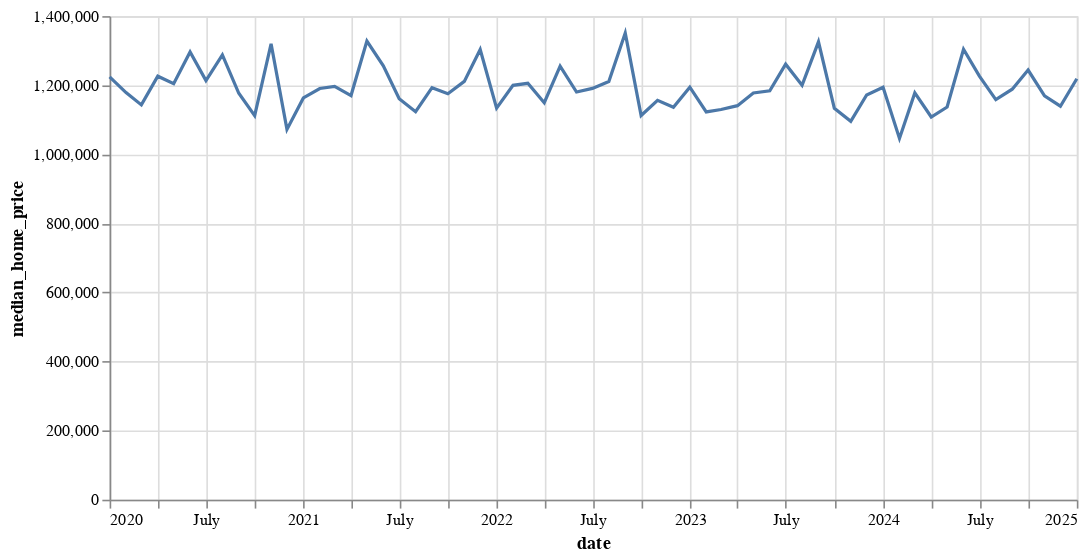

Notebook code cell kept with this figure:
### Code cell
# 8.1 Line chart of median_home_price over time for a chosen city
chosen_city = "Vancouver"  # you may change
data_city = filled[filled['city']==chosen_city]  # TODO
line_chart = alt.Chart(data_city).mark_line().encode(
    x="date:T",
    y="median_home_price:Q",
    tooltip=["date","median_home_price"]
).properties(width=600, height=300)
line_chart

### Figure 1 — Vega-Lite specification as saved in the notebook (floating-point values rounded to 4 significant figures)
{"config": {"view": {"continuousWidth": 300, "continuousHeight": 300}}, "data": {"name": "data-b4206f388a4a6f2db94bd897f58473c6"}, "mark": {"type": "line"}, "encoding": {"tooltip": [{"field": "date", "type": "temporal"}, {"field": "median_home_price", "type": "quantitative"}], "x": {"field": "date", "type": "temporal"}, "y": {"field": "median_home_price", "type": "quantitative"}}, "height": 300, "width": 600, "$schema": "https://vega.github.io/schema/vega-lite/v5.20.1.json", "datasets": {"data-b4206f388a4a6f2db94bd897f58473c6": [{"city": "Vancouver", "date": "2021-05-01T00:00:00", "population_k": 585.5, "median_home_price": 1328000.0, "unemployment_rate": 4.768, "province": "BC", "price_per_capita": 2.268}, {"city": "Vancouver", "date": "2022-09-01T00:00:00", "population_k": 604.6, "median_home_price": 1351000.0, "unemployment_rate": 8.815, "province": "BC", "price_per_capita": 2.235}, {"city": "Vancouver", "date": "2023-09-01T00:00:00", "population_k": 598.1, "median_home_price": 1326000.0, "unemployment_rate": 8.36, "province": "BC", "price_per_capita": 2.216}, {"city": "Vancouver", "date": "2020-04-01T00:00:00", "population_k": 565.5, "median_home_price": 1226000.0, "unemployment_rate": 6.357, "province": "BC", "price_per_capita": 2.168}, {"city": "Vancouver", "date": "2020-06-01T00:00:00", "population_k": 600.4, "median_home_price": 1296000.0, "unemployment_rate": 5.641, "province": "BC", "price_per_capita": 2.159}, {"city": "Vancouver", "date": "2021-06-01T00:00:00", "population_k": 581.9, "median_home_price": 1256000.0, "unemployment_rate": 6.577, "province": "BC", "price_per_capita": 2.158}, {"city": "Vancouver", "date": "2020-11-01T00:00:00", "population_k": 616.8, "median_home_price": 1320000.0, "unemployment_rate": 10.37, "province": "BC", "price_per_capita": 2.14}, {"city": "Vancouver", "date": "2024-06-01T00:00:00", "population_k": 611.7, "median_home_price": 1304000.0, "unemployment_rate": 7.766, "province": "BC", "price_per_capita": 2.132}, {"city": "Vancouver", "date": "2020-08-01T00:00:00", "population_k": 607.1, "median_home_price": 1288000.0, "unemployment_rate": 4.217, "province": "BC", "price_per_capita": 2.121}, {"city": "Vancouver", "date": "2022-05-01T00:00:00", "population_k": 593.3, "median_home_price": 1255000.0, "unemployment_rate": 4.01, "province": "BC", "price_per_capita": 2.115}, {"city": "Vancouver", "date": "2020-01-01T00:00:00", "population_k": 580.1, "median_home_price": 1224000.0, "unemployment_rate": 4.642, "province": "BC", "price_per_capita": 2.11}, {"city": "Vancouver", "date": "2020-05-01T00:00:00", "population_k": 571.1, "median_home_price": 1204000.0, "unemployment_rate": 5.206, "province": "BC", "price_per_capita": 2.109}, {"city": "Vancouver", "date": "2025-01-01T00:00:00", "population_k": 586.6, "median_home_price": 1219000.0, "unemployment_rate": 7.733, "province": "BC", "price_per_capita": 2.078}, {"city": "Vancouver", "date": "2023-07-01T00:00:00", "population_k": 609.4, "median_home_price": 1261000.0, "unemployment_rate": 6.233, "province": "BC", "price_per_capita": 2.069}, {"city": "Vancouver", "date": "2021-12-01T00:00:00", "population_k": 633.0, "median_home_price": 1303000.0, "unemployment_rate": 5.731, "province": "BC", "price_per_capita": 2.059}, {"city": "Vancouver", "date": "2023-12-01T00:00:00", "population_k": 577.8, "median_home_price": 1172000.0, "unemployment_rate": 6.396, "province": "BC", "price_per_capita": 2.028}, {"city": "Vancouver", "date": "2021-03-01T00:00:00", "population_k": 590.3, "median_home_price": 1197000.0, "unemployment_rate": 8.652, "province": "BC", "price_per_capita": 2.027}, {"city": "Vancouver", "date": "2024-11-01T00:00:00", "population_k": 576.6, "median_home_price": 1169000.0, "unemployment_rate": 8.267, "province": "BC", "price_per_capita": 2.027}, {"city": "Vancouver", "date": "2022-02-01T00:00:00", "population_k": 592.1, "median_home_price": 1200000.0, "unemployment_rate": 6.065, "province": "BC", "price_per_capita": 2.026}, {"city": "Vancouver", "date": "2020-09-01T00:00:00", "population_k": 581.5, "median_home_price": 1177000.0, "unemployment_rate": 3.935, "province": "BC", "price_per_capita": 2.023}, {"city": "Vancouver", "date": "2020-07-01T00:00:00", "population_k": 603.6, "median_home_price": 1213000.0, "unemployment_rate": 8.039, "province": "BC", "price_per_capita": 2.01}, {"city": "Vancouver", "date": "2024-01-01T00:00:00", "population_k": 594.2, "median_home_price": 1194000.0, "unemployment_rate": 5.622, "province": "BC", "price_per_capita": 2.009}, {"city": "Vancouver", "date": "2022-08-01T00:00:00", "population_k": 604.8, "median_home_price": 1211000.0, "unemployment_rate": 4.373, "province": "BC", "price_per_capita": 2.002}, {"city": "Vancouver", "date": "2022-06-01T00:00:00", "population_k": 590.3, "median_home_price": 1180000.0, "unemployment_rate": 7.504, "province": "BC", "price_per_capita": 2.0}, {"city": "Vancouver", "date": "2023-08-01T00:00:00", "population_k": 601.1, "median_home_price": 1200000.0, "unemployment_rate": 6.065, "province": "BC", "price_per_capita": 1.996}, {"city": "Vancouver", "date": "2023-06-01T00:00:00", "population_k": 595.2, "median_home_price": 1184000.0, "unemployment_rate": 6.348, "province": "BC", "price_per_capita": 1.989}, {"city": "Vancouver", "date": "2021-09-01T00:00:00", "population_k": 603.2, "median_home_price": 1193000.0, "unemployment_rate": 6.429, "province": "BC", "price_per_capita": 1.978}, {"city": "Vancouver", "date": "2021-02-01T00:00:00", "population_k": 603.1, "median_home_price": 1190000.0, "unemployment_rate": 4.447, "province": "BC", "price_per_capita": 1.974}, {"city": "Vancouver", "date": "2021-01-01T00:00:00", "population_k": 591.7, "median_home_price": 1163000.0, "unemployment_rate": 5.789, "province": "BC", "price_per_capita": 1.966}, {"city": "Vancouver", "date": "2024-10-01T00:00:00", "population_k": 636.4, "median_home_price": 1244000.0, "unemployment_rate": 3.642, "province": "BC", "price_per_capita": 1.955}, {"city": "Vancouver", "date": "2021-08-01T00:00:00", "population_k": 575.5, "median_home_price": 1123000.0, "unemployment_rate": 6.259, "province": "BC", "price_per_capita": 1.952}, {"city": "Vancouver", "date": "2021-10-01T00:00:00", "population_k": 604.4, "median_home_price": 1175000.0, "unemployment_rate": 7.659, "province": "BC", "price_per_capita": 1.945}, {"city": "Vancouver", "date": "2024-12-01T00:00:00", "population_k": 586.0, "median_home_price": 1139000.0, "unemployment_rate": 6.049, "province": "BC", "price_per_capita": 1.944}, {"city": "Vancouver", "date": "2024-03-01T00:00:00", "population_k": 605.9, "median_home_price": 1178000.0, "unemployment_rate": 3.365, "province": "BC", "price_per_capita": 1.944}, {"city": "Vancouver", "date": "2023-10-01T00:00:00", "population_k": 584.7, "median_home_price": 1133000.0, "unemployment_rate": 7.787, "province": "BC", "price_per_capita": 1.938}, {"city": "Vancouver", "date": "2021-07-01T00:00:00", "population_k": 599.2, "median_home_price": 1161000.0, "unemployment_rate": 6.065, "province": "BC", "price_per_capita": 1.937}, {"city": "Vancouver", "date": "2023-05-01T00:00:00", "population_k": 608.7, "median_home_price": 1177000.0, "unemployment_rate": 5.799, "province": "BC", "price_per_capita": 1.934}, {"city": "Vancouver", "date": "2024-07-01T00:00:00", "population_k": 634.9, "median_home_price": 1226000.0, "unemployment_rate": 7.242, "province": "BC", "price_per_capita": 1.932}, {"city": "Vancouver", "date": "2024-09-01T00:00:00", "population_k": 615.6, "median_home_price": 1189000.0, "unemployment_rate": 7.757, "province": "BC", "price_per_capita": 1.931}, {"city": "Vancouver", "date": "2024-08-01T00:00:00", "population_k": 601.3, "median_home_price": 1158000.0, "unemployment_rate": 7.484, "province": "BC", "price_per_capita": 1.926}, {"city": "Vancouver", "date": "2021-11-01T00:00:00", "population_k": 630.7, "median_home_price": 1211000.0, "unemployment_rate": 4.163, "province": "BC", "price_per_capita": 1.92}, {"city": "Vancouver", "date": "2022-03-01T00:00:00", "population_k": 628.1, "median_home_price": 1205000.0, "unemployment_rate": 6.966, "province": "BC", "price_per_capita": 1.919}, {"city": "Vancouver", "date": "2022-04-01T00:00:00", "population_k": 599.0, "median_home_price": 1149000.0, "unemployment_rate": 4.172, "province": "BC", "price_per_capita": 1.919}, {"city": "Vancouver", "date": "2023-01-01T00:00:00", "population_k": 622.5, "median_home_price": 1194000.0, "unemployment_rate": 3.363, "province": "BC", "price_per_capita": 1.919}, {"city": "Vancouver", "date": "2020-03-01T00:00:00", "population_k": 595.9, "median_home_price": 1143000.0, "unemployment_rate": 5.491, "province": "BC", "price_per_capita": 1.918}, {"city": "Vancouver", "date": "2022-12-01T00:00:00", "population_k": 596.7, "median_home_price": 1136000.0, "unemployment_rate": 5.206, "province": "BC", "price_per_capita": 1.904}, {"city": "Vancouver", "date": "2022-07-01T00:00:00", "population_k": 626.7, "median_home_price": 1191000.0, "unemployment_rate": 6.065, "province": "BC", "price_per_capita": 1.9}, {"city": "Vancouver", "date": "2024-05-01T00:00:00", "population_k": 598.8, "median_home_price": 1137000.0, "unemployment_rate": 5.498, "province": "BC", "price_per_capita": 1.899}, {"city": "Vancouver", "date": "2021-04-01T00:00:00", "population_k": 619.7, "median_home_price": 1170000.0, "unemployment_rate": 6.065, "province": "BC", "price_per_capita": 1.888}, {"city": "Vancouver", "date": "2020-02-01T00:00:00", "population_k": 626.0, "median_home_price": 1179000.0, "unemployment_rate": 7.106, "province": "BC", "price_per_capita": 1.883}, {"city": "Vancouver", "date": "2022-10-01T00:00:00", "population_k": 594.3, "median_home_price": 1112000.0, "unemployment_rate": 6.065, "province": "BC", "price_per_capita": 1.871}, {"city": "Vancouver", "date": "2020-10-01T00:00:00", "population_k": 595.6, "median_home_price": 1112000.0, "unemployment_rate": 4.477, "province": "BC", "price_per_capita": 1.867}, {"city": "Vancouver", "date": "2022-11-01T00:00:00", "population_k": 624.1, "median_home_price": 1156000.0, "unemployment_rate": 5.019, "province": "BC", "price_per_capita": 1.853}, {"city": "Vancouver", "date": "2020-12-01T00:00:00", "population_k": 580.2, "median_home_price": 1072000.0, "unemployment_rate": 6.402, "province": "BC", "price_per_capita": 1.848}, {"city": "Vancouver", "date": "2022-01-01T00:00:00", "population_k": 629.2, "median_home_price": 1134000.0, "unemployment_rate": 4.658, "province": "BC", "price_per_capita": 1.802}, {"city": "Vancouver", "date": "2023-04-01T00:00:00", "population_k": 634.6, "median_home_price": 1141000.0, "unemployment_rate": 5.632, "province": "BC", "price_per_capita": 1.798}, {"city": "Vancouver", "date": "2023-11-01T00:00:00", "population_k": 609.6, "median_home_price": 1095000.0, "unemployment_rate": 7.391, "province": "BC", "price_per_capita": 1.797}, {"city": "Vancouver", "date": "2023-02-01T00:00:00", "population_k": 642.6, "median_home_price": 1123000.0, "unemployment_rate": 4.355, "province": "BC", "price_per_capita": 1.747}, {"city": "Vancouver", "date": "2024-04-01T00:00:00", "population_k": 634.5, "median_home_price": 1108000.0, "unemployment_rate": 7.296, "province": "BC", "price_per_capita": 1.746}, {"city": "Vancouver", "date": "2023-03-01T00:00:00", "population_k": 658.1, "median_home_price": 1130000.0, "unemployment_rate": 5.448, "province": "BC", "price_per_capita": 1.717}, {"city": "Vancouver", "date": "2024-02-01T00:00:00", "population_k": 629.4, "median_home_price": 1046000.0, "unemployment_rate": 5.645, "province": "BC", "price_per_capita": 1.662}]}}
